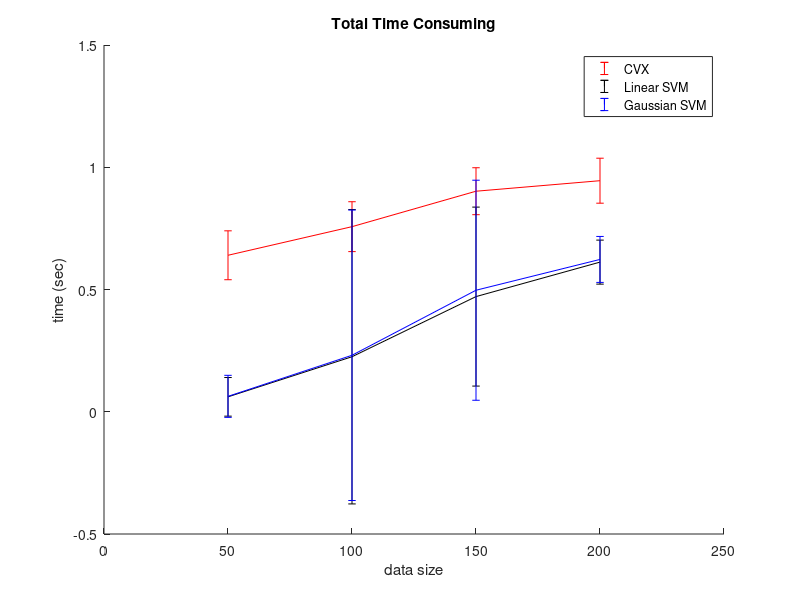
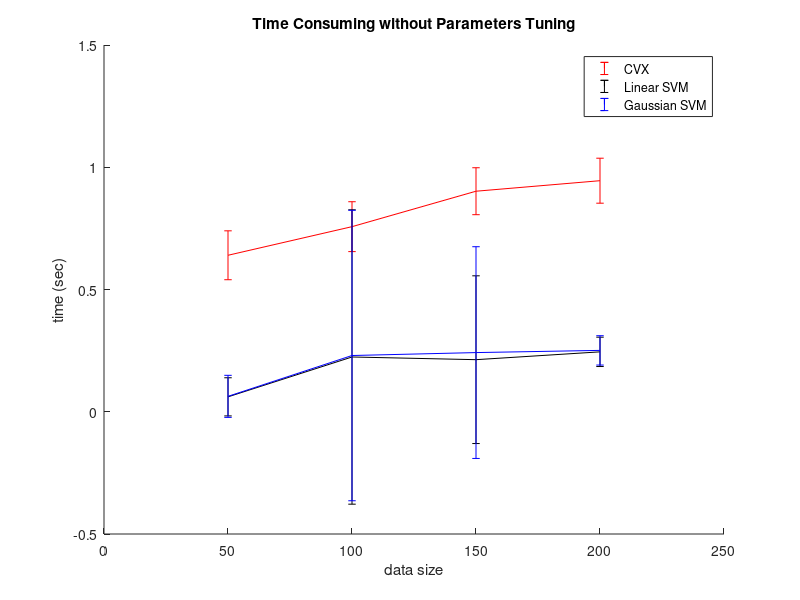

These charts were generated, in order, by the following MATLAB code:
clear all; close all;

load timeList;
x = (1:4) * 50;
total = zeros(3, 8);
part = timeList([1 3 5], :);

for ii = 1:3
    if ii == 1
        total(ii, :) = timeList(ii, :);
    else
        total(ii, :) = sum(timeList((ii-1)*2:ii*2-1, :));
    end
end

figure();
hold on;
errorbar(x, total(1, [1 3 5 7]), total(1, [2 4 6 8]), 'r');
errorbar(x, total(2, [1 3 5 7]), total(2, [2 4 6 8]), 'k');
errorbar(x, total(3, [1 3 5 7]), total(3, [2 4 6 8]), 'b');
hold off;
legend('CVX', 'Linear SVM', 'Gaussian SVM');
title('Total Time Consuming');
xlabel('data size');
ylabel('time (sec)');

figure();
hold on;
errorbar(x, part(1, [1 3 5 7]), part(1, [2 4 6 8]), 'r');
errorbar(x, part(2, [1 3 5 7]), part(2, [2 4 6 8]), 'k');
errorbar(x, part(3, [1 3 5 7]), part(3, [2 4 6 8]), 'b');
hold off;
legend('CVX', 'Linear SVM', 'Gaussian SVM');
title('Time Consuming without Parameters Tuning');
xlabel('data size');
ylabel('time (sec)');